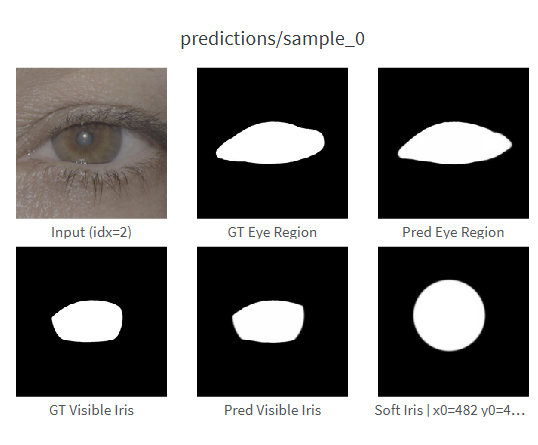
#> input picture assets/examples/val_example_2.png, 538 x 445 px
$ python simulate_movement.py --ref_video ../assets/examples/val_example_1.png --img ../assets/examples/val_example_2.png --top 5 --bot 5 --left 5 --right 5
#> lines starting #> are read from the running program, lines starting #| are printed output that depends on the picture; after the words box and inside, x2 and y2 are one past the last pixel; in counts of white or black regions, pixels touching at a corner belong together
import os, math, subprocess, json as json_lib, sys
import numpy as np
import cv2
from tqdm import tqdm


# -----------------------------
# Head Motion Noise Generator
# -----------------------------
# [85 lines left out: functions generate_head_motion_trajectory, get_video_codec_info, not called in this run]

# -----------------------------
# 1) Radial warp at subpixel
# -----------------------------
# -----------------------------
# 1) Radial warp helpers
# -----------------------------
def precompute_displacement_vectors(h, w, cx, cy, ring_r_px, band_sigma_px=8.0):
    """
    Precompute the unit displacement vectors scaled by the Gaussian profile.
    Returns (Vx, Vy, xx, yy) such that:
       displacement_x = delta_px * Vx
       displacement_y = delta_px * Vy

    This avoids recomputing meshgrids, sqrts, and exp() for every frame.
    """
    # Create meshgrid once
    yy, xx = np.mgrid[0:h, 0:w].astype(np.float32)
    dx = xx - cx
    dy = yy - cy

    # Distance from center
    # Add epsilon to avoid division by zero at strict center
    rr = np.sqrt(dx*dx + dy*dy) + 1e-6

    # Normalized direction vectors (ux, uy)
    ux = dx / rr
    uy = dy / rr

    # Gaussian profile p(r) = exp(...)
    # ur = delta_px * p(r)
    # displacement_x = ur * ux = delta_px * p(r) * ux
    # So Vx = p(r) * ux

    profile = np.exp(-0.5 * ((rr - ring_r_px) / band_sigma_px) ** 2)

    Vx = profile * ux
    Vy = profile * uy

    return Vx, Vy, xx, yy

def apply_warp(img, xx, yy, Vx, Vy, delta_px):
    """
    Apply warp using precomputed vectors.
    map_x = xx - delta_px * Vx
    map_y = yy - delta_px * Vy

    Works with float32 images to preserve subpixel precision.
    """
    map_x = (xx - delta_px * Vx).astype(np.float32)
    map_y = (yy - delta_px * Vy).astype(np.float32)

    return cv2.remap(img, map_x, map_y, interpolation=cv2.INTER_CUBIC, borderMode=cv2.BORDER_REFLECT101)

def warp_radial(img_bgr, cx, cy, ring_r_px, delta_val, use_um=False, iris_diam_mm=11.7, band_sigma_px=8.0):
    """
    One-off wrapper for backward compatibility or single-frame use.
    If use_um is True, delta_val is treated as microns.
    If use_um is False, delta_val is treated as pixels.
    """
    h, w = img_bgr.shape[:2]

    delta_px = float(delta_val)
    if use_um:
        # um -> px
        mm_per_px = iris_diam_mm / (2.0 * ring_r_px)
        px_per_um = 1.0 / (mm_per_px * 1000.0)
        delta_px  = float(delta_val) * px_per_um


    Vx, Vy, xx, yy = precompute_displacement_vectors(h, w, cx, cy, ring_r_px, band_sigma_px)
    return apply_warp(img_bgr, xx, yy, Vx, Vy, delta_px), delta_px

# -----------------------------
# 2) Main: save 4 outputs
# -----------------------------
def run_simulation(
    img_path,
    L, R, U, D,
    delta_um=10.0,
    delta_px=None,
    use_um=False,
    iris_diam_mm=11.7,
    fps=60,
    dur_s=10.0,
    f_hz=1.5,
    out_dir="opa_sim_outputs",
    generate_zoom_video=False,
    zoom_size=200,
    ref_video=None,
    # Head motion parameters
    head_motion=False,
    head_motion_seed=42,
    drift_amp=1.5,
    drift_freq=0.3,
    tremor_amp=0.3,
    tremor_freq=10.0,
    jitter_amp=0.5
):
    # Create subdirectory named after input image
#> called with img_path = '../assets/examples/val_example_2.png', L = 5, R = 5, U = 5, D = 5, delta_um = 10, use_um = False, iris_diam_mm = 11.7
    img_basename = os.path.splitext(os.path.basename(img_path))[0]
    out_dir = os.path.join(out_dir, img_basename)
    os.makedirs(out_dir, exist_ok=True)

    img = cv2.imread(img_path, cv2.IMREAD_COLOR)
#> img is the input picture: shape (445, 538, 3); mean B, G, R 134.4, 135.1, 136.2
    if img is None:
        raise ValueError("Image could not be read")

    # Convert to float32 for high-precision warp processing
    # This preserves subpixel information during interpolation
    # Original 8-bit (0-255) -> float32 (0.0-255.0)
    img_float = img.astype(np.float32)

    # compute iris center and radius from LRUD limits
    cx = (L + R) / 2.0
    cy = (U + D) / 2.0
    r_px = 0.25 * ((R - L) + (D - U))

    # (1) analysis overlay: original vs expanded circle
    # Using the single-shot function for the static outputs
    # Determine basic peak delta_px for static images
    static_delta_val = delta_um if use_um else (delta_px if delta_px is not None else 5.0)
    warped_static, delta_px_peak = warp_radial(img, cx, cy, r_px, static_delta_val, use_um=use_um, iris_diam_mm=iris_diam_mm)
#> in apply_warp, `map_x = (xx - delta_px * Vx).astype(np.float32)`:
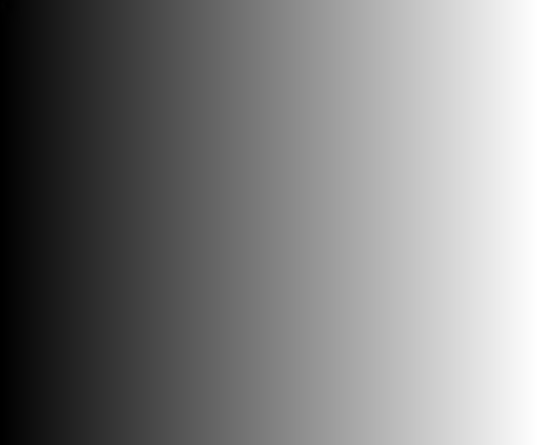
#> map_x: shape (445, 538) float32; min 0, max 537, mean 268.5; drawn with min black and max white
#> in apply_warp, `map_y = (yy - delta_px * Vy).astype(np.float32)`:
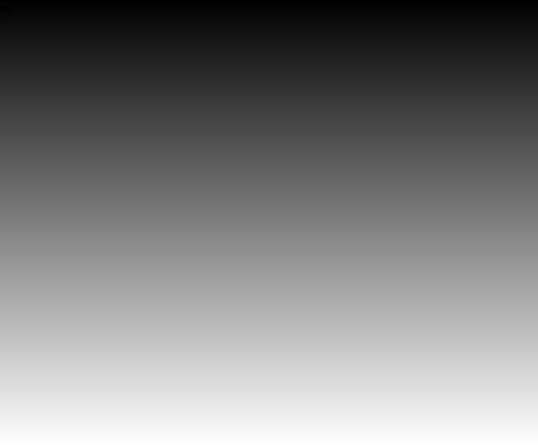
#> map_y: shape (445, 538) float32; min 0, max 444, mean 222; drawn with min black and max white
#> delta_px_peak = 5

    overlay = img.copy()
    cv2.circle(overlay, (int(round(cx)), int(round(cy))), int(round(r_px)), (0,0,255), 1)                 # red original
#> overlay: shape (445, 538, 3); under 0.01% of pixels changed, all inside (x1, y1, x2, y2) = (5, 5, 6, 6)
    cv2.circle(overlay, (int(round(cx)), int(round(cy))), int(round(r_px + delta_px_peak)), (0,255,0), 1)     # green expanded
#> overlay: shape (445, 538, 3); mean B, G, R 134.4, 135.1, 136.2
    overlay_path = os.path.join(out_dir, "01_overlay.png")
    cv2.imwrite(overlay_path, overlay)

    # (2) warped (static, lossless png)
    warped_path = os.path.join(out_dir, "02_warped_delta.png")
    cv2.imwrite(warped_path, warped_static)

    # (3) full-resolution video (default output)
    n_frames = int(round(dur_s * fps))
    h, w = img.shape[:2]
#> h = 445; w = 538

    print(f"    Precomputing displacement maps for {w}x{h} frames... (Optimization)")
#> (printed output is left out)
    # PRECOMPUTE VECTORS ONCE
    Vx, Vy, xx, yy = precompute_displacement_vectors(h, w, cx, cy, r_px)

    # Calculate px_per_um for the loop
#> (the run stopped early here; a loop or call above may not have finished)
